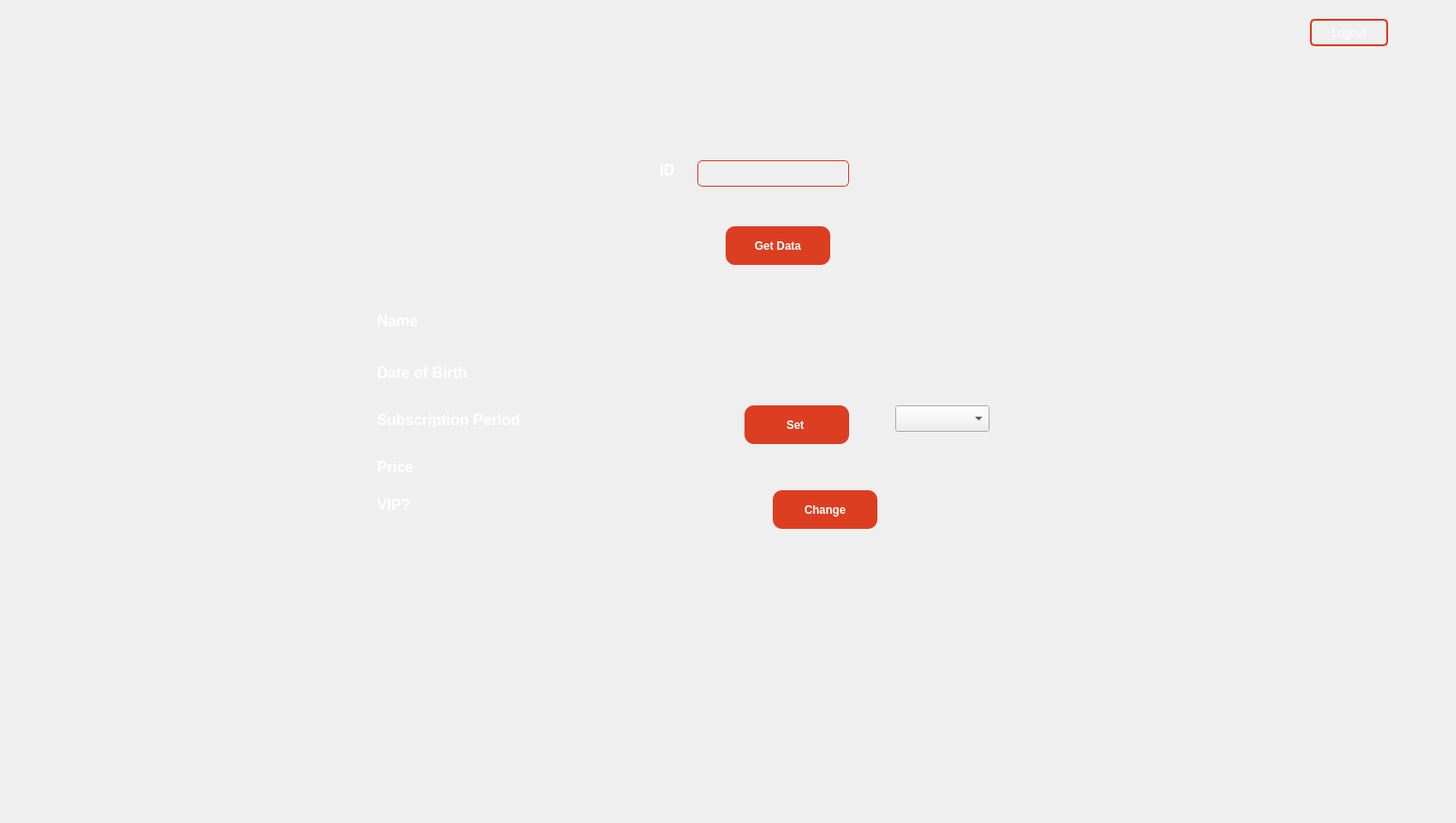
      <widget class="QWidget" name="ResPage">
       <widget class="QFrame" name="frame_5">
        <property name="geometry">
         <rect>
          <x>0</x>
          <y>0</y>
          <width>1536</width>
          <height>864</height>
         </rect>
        </property>
        <property name="styleSheet">
         <string notr="true">QFrame#frame_5 {	
	color: rgb(255, 255, 255);
	background-image: url(:/bg/fitora.png);
    background-position: center;
    background-repeat: no-repeat;
    background-size: cover;
    border: none;
}</string>
        </property>
        <property name="frameShape">
         <enum>QFrame::Shape::StyledPanel</enum>
        </property>
        <property name="frameShadow">
         <enum>QFrame::Shadow::Raised</enum>
        </property>
        <widget class="QPushButton" name="getClientData">
         <property name="geometry">
          <rect>
           <x>770</x>
           <y>240</y>
           <width>111</width>
           <height>41</height>
          </rect>
         </property>
         <property name="styleSheet">
          <string notr="true">QPushButton { 
   background-color: #DC3E22;
    color: white;
    border-radius: 10px; 
    font-weight: bold;
}
QPushButton:hover {
    background: #b33b1b; 
}
QPushButton:pressed {
    background: #992f15; 
}</string>
         </property>
         <property name="text">
          <string>Get Data</string>
         </property>
        </widget>
        <widget class="QPushButton" name="logoutFromRes">
         <property name="geometry">
          <rect>
           <x>1390</x>
           <y>20</y>
           <width>83</width>
           <height>29</height>
          </rect>
         </property>
         <property name="cursor">
          <cursorShape>PointingHandCursor</cursorShape>
         </property>
         <property name="styleSheet">
          <string notr="true">QPushButton {
    background: transparent;          
    border: 2px solid #DC3E22;         
    border-radius: 5px;                
    color: white;                       
    padding: 5px 10px;                 
}
QPushButton:hover {
    background: rgba(220, 62, 34, 0.1);  
}
QPushButton:pressed {
    background: rgba(220, 62, 34, 0.2); 
}</string>
         </property>
         <property name="text">
          <string>Logout</string>
         </property>
        </widget>
        <widget class="QLineEdit" name="clientID">
         <property name="geometry">
          <rect>
           <x>740</x>
           <y>170</y>
           <width>161</width>
           <height>28</height>
          </rect>
         </property>
         <property name="styleSheet">
          <string notr="true">QLineEdit {
    border: 1px solid #DC3E22; 
    border-radius: 5px;        
    background: transparent;  
    color: white; 
 padding: 5px;
}</string>
         </property>
        </widget>
        <widget class="QLabel" name="label_4">
         <property name="geometry">
          <rect>
           <x>700</x>
           <y>170</y>
           <width>21</width>
           <height>20</height>
          </rect>
         </property>
         <property name="font">
          <font>
           <pointsize>12</pointsize>
           <bold>true</bold>
          </font>
         </property>
         <property name="styleSheet">
          <string notr="true">color: rgb(255, 255, 255);</string>
         </property>
         <property name="text">
          <string>ID</string>
         </property>
        </widget>
        <widget class="QLabel" name="label_7">
         <property name="geometry">
          <rect>
           <x>400</x>
           <y>330</y>
           <width>63</width>
           <height>20</height>
          </rect>
         </property>
         <property name="font">
          <font>
           <pointsize>12</pointsize>
           <bold>true</bold>
          </font>
         </property>
         <property name="styleSheet">
          <string notr="true">color: rgb(255, 255, 255);</string>
         </property>
         <property name="text">
          <string>Name</string>
         </property>
        </widget>
        <widget class="QLabel" name="label_8">
         <property name="geometry">
          <rect>
           <x>400</x>
           <y>380</y>
           <width>141</width>
           <height>31</height>
          </rect>
         </property>
         <property name="font">
          <font>
           <pointsize>12</pointsize>
           <bold>true</bold>
          </font>
         </property>
         <property name="styleSheet">
          <string notr="true">color: rgb(255, 255, 255);
</string>
         </property>
         <property name="text">
          <string>Date of Birth</string>
         </property>
        </widget>
        <widget class="QLabel" name="getClientName">
         <property name="geometry">
          <rect>
           <x>620</x>
           <y>330</y>
           <width>63</width>
           <height>20</height>
          </rect>
         </property>
         <property name="text">
          <string/>
         </property>
        </widget>
        <widget class="QLabel" name="getClientDateOfBirth">
         <property name="geometry">
          <rect>
           <x>620</x>
           <y>380</y>
           <width>63</width>
           <height>20</height>
          </rect>
         </property>
         <property name="text">
          <string/>
         </property>
        </widget>
        <widget class="QLabel" name="label_9">
         <property name="geometry">
          <rect>
           <x>400</x>
           <y>430</y>
           <width>221</width>
           <height>31</height>
          </rect>
         </property>
         <property name="font">
          <font>
           <pointsize>12</pointsize>
           <bold>true</bold>
          </font>
         </property>
         <property name="styleSheet">
          <string notr="true">color: rgb(255, 255, 255);</string>
         </property>
         <property name="text">
          <string>Subscription Period</string>
         </property>
        </widget>
        <widget class="QComboBox" name="periods">
         <property name="geometry">
          <rect>
           <x>950</x>
           <y>430</y>
           <width>100</width>
           <height>28</height>
          </rect>
         </property>
         <property name="currentIndex">
          <number>-1</number>
         </property>
         <item>
          <property name="text">
           <string>Monthly</string>
          </property>
         </item>
         <item>
          <property name="text">
           <string>3 Months</string>
          </property>
         </item>
         <item>
          <property name="text">
           <string>6 Months</string>
          </property>
         </item>
         <item>
          <property name="text">
           <string>Yearly</string>
          </property>
         </item>
        </widget>
        <widget class="QLabel" name="label_13">
         <property name="geometry">
          <rect>
           <x>400</x>
           <y>520</y>
           <width>61</width>
           <height>31</height>
          </rect>
         </property>
         <property name="font">
          <font>
           <pointsize>12</pointsize>
           <bold>true</bold>
          </font>
         </property>
         <property name="styleSheet">
          <string notr="true">color: rgb(255, 255, 255);</string>
         </property>
         <property name="text">
          <string>VIP?</string>
         </property>
        </widget>
        <widget class="QLabel" name="getIsVIPData">
         <property name="geometry">
          <rect>
           <x>620</x>
           <y>520</y>
           <width>63</width>
           <height>20</height>
          </rect>
         </property>
         <property name="text">
          <string/>
         </property>
        </widget>
        <widget class="QLabel" name="label_16">
         <property name="geometry">
          <rect>
           <x>400</x>
           <y>480</y>
           <width>71</width>
           <height>31</height>
          </rect>
         </property>
         <property name="font">
          <font>
           <pointsize>12</pointsize>
           <bold>true</bold>
          </font>
         </property>
         <property name="styleSheet">
          <string notr="true">color: rgb(255, 255, 255);</string>
         </property>
         <property name="text">
          <string>Price</string>
         </property>
        </widget>
        <widget class="QLabel" name="getPriceData">
         <property name="geometry">
          <rect>
           <x>620</x>
           <y>480</y>
           <width>63</width>
           <height>20</height>
          </rect>
         </property>
         <property name="text">
          <string/>
         </property>
        </widget>
        <widget class="QPushButton" name="changeVIP">
         <property name="geometry">
          <rect>
           <x>820</x>
           <y>520</y>
           <width>111</width>
           <height>41</height>
          </rect>
         </property>
         <property name="styleSheet">
          <string notr="true">QPushButton { 
   background-color: #DC3E22;
    color: white;
    border-radius: 10px; 
    font-weight: bold;
}
QPushButton:hover {
    background: #b33b1b; 
}
QPushButton:pressed {
    background: #992f15; 
}</string>
         </property>
         <property name="text">
          <string>Change</string>
         </property>
        </widget>
        <widget class="QPushButton" name="setSubPeriod">
         <property name="geometry">
          <rect>
           <x>790</x>
           <y>430</y>
           <width>111</width>
           <height>41</height>
          </rect>
         </property>
         <property name="styleSheet">
          <string notr="true">QPushButton { 
   background-color: #DC3E22;
    color: white;
    border-radius: 10px; 
    font-weight: bold;
}
QPushButton:hover {
    background: #b33b1b; 
}
QPushButton:pressed {
    background: #992f15; 
}</string>
         </property>
         <property name="text">
          <string>Set </string>
         </property>
        </widget>
        <widget class="QLabel" name="getSubPeriod">
         <property name="geometry">
          <rect>
           <x>640</x>
           <y>430</y>
           <width>63</width>
           <height>20</height>
          </rect>
         </property>
         <property name="text">
          <string/>
         </property>
        </widget>
       </widget>
      </widget>
